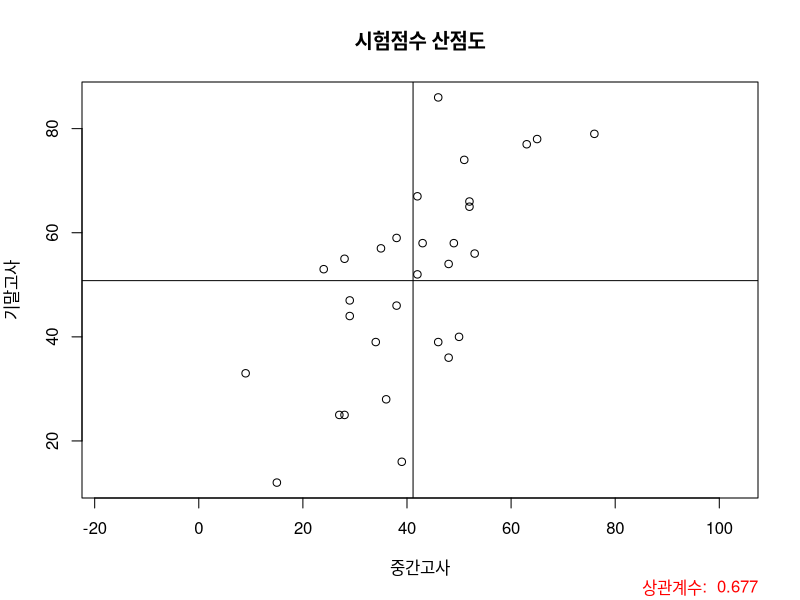
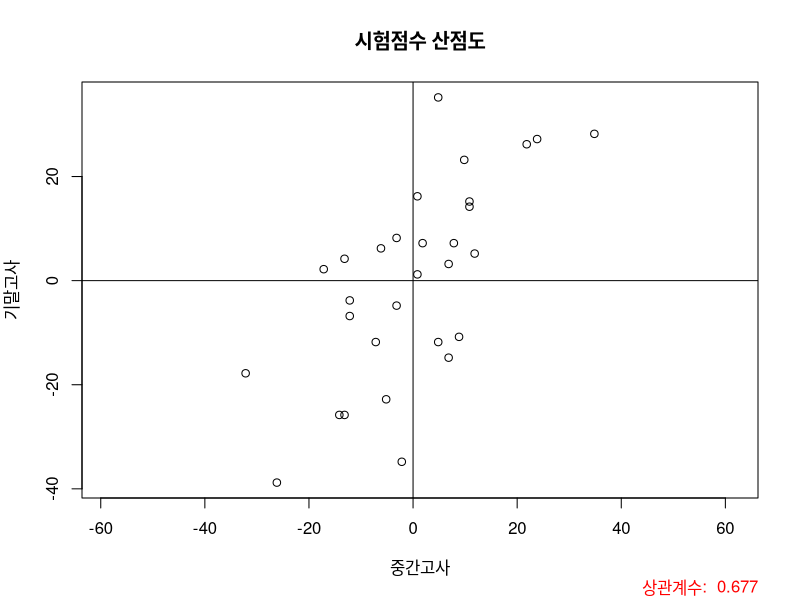
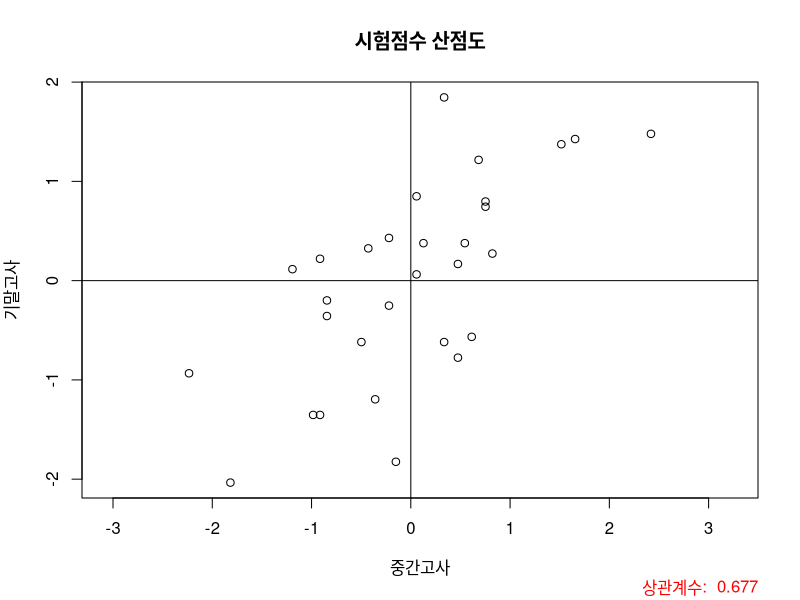
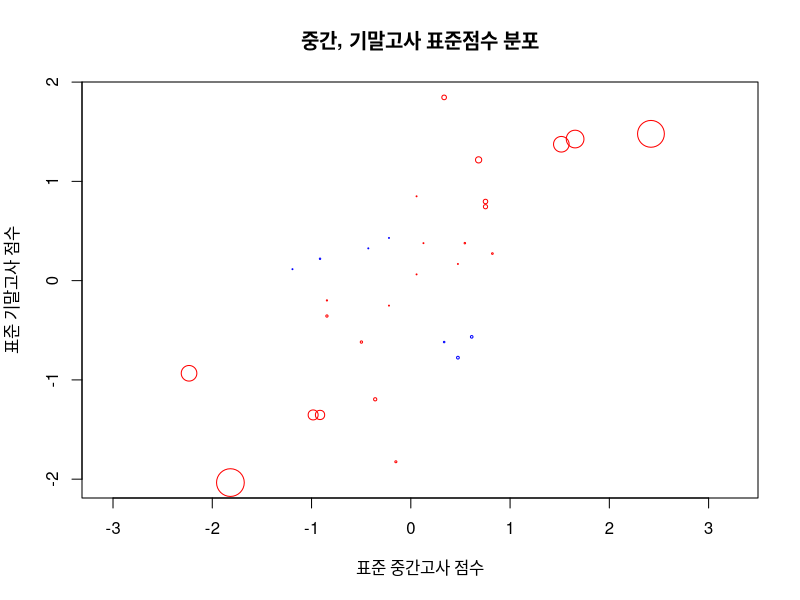

Source code (R) for these figures, in order: (Note: this script raises an error after producing the figures.)
# 상관 계수 시각화

mydata <- read.csv('examscore.csv', header = TRUE)
mycorr <- cor(mydata$midterm,mydata$final)


# 상관계수 공식
x <- mydata$midterm
y <- mydata$final
x_bar <- mean(mydata$midterm)
y_bar <- mean(mydata$final)
sd_x <- sd(mydata$midterm)
sd_y <- sd(mydata$final)
n <- length(mydata$midterm)

sum(((x - x_bar) / sd_x)*((y - y_bar) / sd_y)) / (n-1)
# = mycorr 값이랑 같음을 볼 수 있다


# 중간과 기말의 분포를 시각화
plot(mydata$midterm, mydata$final,asp =1,
     main = '시험점수 산점도',
     xlab = '중간고사',
     ylab = '기말고사')
title(sub = paste('상관계수: ', round(mycorr, 4)),
      adj = 1, col.sub = 'red')
abline(v = x_bar)
abline(h = y_bar)

plot(mydata$midterm -x_bar, mydata$final-y_bar,asp =1,
     main = '시험점수 산점도',
     xlab = '중간고사',
     ylab = '기말고사')
title(sub = paste('상관계수: ', round(mycorr, 4)),    # paste 서로 연결시켜주는 함수 
      adj = 1, col.sub = 'red')                       # adj 부제 위치(0은 왼쪽하단, 1은 오른쪽 하단)
abline(v = 0)
abline(h = 0)

plot((mydata$midterm -x_bar)/sd_x, (mydata$final-y_bar)/sd_y,asp =1,
     main = '시험점수 산점도',
     xlab = '중간고사',
     ylab = '기말고사')
title(sub = paste('상관계수: ', round(mycorr, 4)),
      adj = 1, col.sub = 'red')
abline(v = 0)
abline(h = 0)

z_x <- (mydata$midterm -x_bar)/sd_x
z_y <- (mydata$final-y_bar)/sd_y

plot(z_x, z_y, asp = 1,
     xlab = "표준 중간고사 점수", 
     ylab = "표준 기말고사 점수",
     main = "중간, 기말고사 표준점수 분포",
     col = c("blue", "red")[as.factor(sign(z_x * z_y))],
     cex = abs(z_x * z_y))                                  # 점 크기 조절 명령어
title(sub = paste("상관계수: ", round(mycorr, 4)), adj = -1, col.sub = "red")
abline(v = 0)
abline(h = 0)

